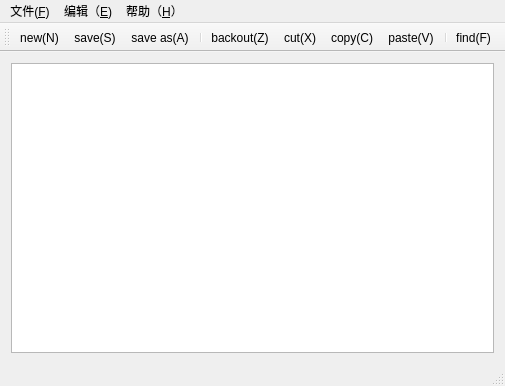
<?xml version="1.0" encoding="UTF-8"?>
<ui version="4.0">
 <class>MainWindow</class>
 <widget class="QMainWindow" name="MainWindow">
  <property name="geometry">
   <rect>
    <x>0</x>
    <y>0</y>
    <width>505</width>
    <height>386</height>
   </rect>
  </property>
  <property name="windowTitle">
   <string>MainWindow</string>
  </property>
  <widget class="QWidget" name="centralWidget">
   <layout class="QGridLayout" name="gridLayout">
    <item row="0" column="0">
     <widget class="QTextEdit" name="textEdit"/>
    </item>
   </layout>
  </widget>
  <widget class="QMenuBar" name="menuBar">
   <property name="geometry">
    <rect>
     <x>0</x>
     <y>0</y>
     <width>505</width>
     <height>26</height>
    </rect>
   </property>
   <widget class="QMenu" name="menu_F">
    <property name="title">
     <string>文件(&amp;F)</string>
    </property>
    <addaction name="separator"/>
    <addaction name="actionnew_N"/>
    <addaction name="actionopen_O"/>
    <addaction name="actionclose_C"/>
    <addaction name="separator"/>
    <addaction name="actionsave_S"/>
    <addaction name="actionsave_as_A"/>
    <addaction name="separator"/>
    <addaction name="actionexit_X"/>
   </widget>
   <widget class="QMenu" name="menu_C">
    <property name="title">
     <string>编辑（&amp;E)</string>
    </property>
    <addaction name="actionbackout_Z"/>
    <addaction name="separator"/>
    <addaction name="actioncopy_C"/>
    <addaction name="actioncut_X"/>
    <addaction name="actionpaste_V"/>
    <addaction name="separator"/>
    <addaction name="actionfind_F"/>
   </widget>
   <widget class="QMenu" name="menu_H">
    <property name="title">
     <string>帮助（&amp;H）</string>
    </property>
    <addaction name="actionimprint_Z"/>
   </widget>
   <addaction name="menu_F"/>
   <addaction name="menu_C"/>
   <addaction name="menu_H"/>
  </widget>
  <widget class="QToolBar" name="mainToolBar">
   <attribute name="toolBarArea">
    <enum>TopToolBarArea</enum>
   </attribute>
   <attribute name="toolBarBreak">
    <bool>false</bool>
   </attribute>
   <addaction name="actionnew_N"/>
   <addaction name="actionsave_S"/>
   <addaction name="actionsave_as_A"/>
   <addaction name="separator"/>
   <addaction name="actionbackout_Z"/>
   <addaction name="actioncut_X"/>
   <addaction name="actioncopy_C"/>
   <addaction name="actionpaste_V"/>
   <addaction name="separator"/>
   <addaction name="actionfind_F"/>
  </widget>
  <widget class="QStatusBar" name="statusBar"/>
  <action name="actionnew_N">
   <property name="icon">
    <iconset>
     <normaloff>images/documents_files_128px_11652_easyicon.net.png</normaloff>images/documents_files_128px_11652_easyicon.net.png</iconset>
   </property>
   <property name="text">
    <string>new(&amp;N)</string>
   </property>
   <property name="shortcut">
    <string>Ctrl+N</string>
   </property>
  </action>
  <action name="actionopen_O">
   <property name="icon">
    <iconset>
     <normaloff>images/open_512px_1142209_easyicon.net.png</normaloff>images/open_512px_1142209_easyicon.net.png</iconset>
   </property>
   <property name="text">
    <string>open(&amp;O)</string>
   </property>
   <property name="shortcut">
    <string>Ctrl+O</string>
   </property>
  </action>
  <action name="actionclose_C">
   <property name="icon">
    <iconset>
     <normaloff>images/close_512px_1142186_easyicon.net.png</normaloff>images/close_512px_1142186_easyicon.net.png</iconset>
   </property>
   <property name="text">
    <string>close(&amp;C)</string>
   </property>
   <property name="shortcut">
    <string>Ctrl+C</string>
   </property>
  </action>
  <action name="actionsave_S">
   <property name="icon">
    <iconset>
     <normaloff>images/Save_256px_1093707_easyicon.net.png</normaloff>images/Save_256px_1093707_easyicon.net.png</iconset>
   </property>
   <property name="text">
    <string>save(&amp;S)</string>
   </property>
   <property name="shortcut">
    <string>Ctrl+S</string>
   </property>
  </action>
  <action name="actionsave_as_A">
   <property name="text">
    <string>save as(&amp;A)</string>
   </property>
   <property name="shortcut">
    <string>Ctrl+A</string>
   </property>
  </action>
  <action name="actionexit_X">
   <property name="icon">
    <iconset>
     <normaloff>images/exit_out_128px_10885_easyicon.net.png</normaloff>images/exit_out_128px_10885_easyicon.net.png</iconset>
   </property>
   <property name="text">
    <string>exit(&amp;X)</string>
   </property>
   <property name="shortcut">
    <string>Ctrl+X</string>
   </property>
  </action>
  <action name="actionbackout_Z">
   <property name="icon">
    <iconset>
     <normaloff>images/stock_undo_128px_43395_easyicon.net.png</normaloff>images/stock_undo_128px_43395_easyicon.net.png</iconset>
   </property>
   <property name="text">
    <string>backout(&amp;Z)</string>
   </property>
   <property name="shortcut">
    <string>Ctrl+Z</string>
   </property>
  </action>
  <action name="actioncopy_C">
   <property name="icon">
    <iconset>
     <normaloff>images/copy_256px_1139197_easyicon.net.png</normaloff>images/copy_256px_1139197_easyicon.net.png</iconset>
   </property>
   <property name="text">
    <string>copy(&amp;C)</string>
   </property>
   <property name="shortcut">
    <string>Ctrl+C</string>
   </property>
  </action>
  <action name="actioncut_X">
   <property name="icon">
    <iconset>
     <normaloff>images/cut_edit_128px_16040_easyicon.net.png</normaloff>images/cut_edit_128px_16040_easyicon.net.png</iconset>
   </property>
   <property name="text">
    <string>cut(&amp;X)</string>
   </property>
   <property name="shortcut">
    <string>Ctrl+X</string>
   </property>
  </action>
  <action name="actionpaste_V">
   <property name="icon">
    <iconset>
     <normaloff>images/paste_512px_1175635_easyicon.net.png</normaloff>images/paste_512px_1175635_easyicon.net.png</iconset>
   </property>
   <property name="text">
    <string>paste(&amp;V)</string>
   </property>
   <property name="shortcut">
    <string>Ctrl+V</string>
   </property>
  </action>
  <action name="actionfind_F">
   <property name="icon">
    <iconset>
     <normaloff>images/Internet_Lookup_Folder_255px_1123089_easyicon.net.png</normaloff>images/Internet_Lookup_Folder_255px_1123089_easyicon.net.png</iconset>
   </property>
   <property name="text">
    <string>find(&amp;F)</string>
   </property>
   <property name="shortcut">
    <string>Ctrl+F</string>
   </property>
  </action>
  <action name="actionimprint_Z">
   <property name="icon">
    <iconset>
     <normaloff>images/emblem_note_128px_15992_easyicon.net.png</normaloff>images/emblem_note_128px_15992_easyicon.net.png</iconset>
   </property>
   <property name="text">
    <string>imprint(&amp;Z)</string>
   </property>
   <property name="shortcut">
    <string>Ctrl+Z</string>
   </property>
  </action>
 </widget>
 <layoutdefault spacing="6" margin="11"/>
 <resources/>
 <connections/>
</ui>
